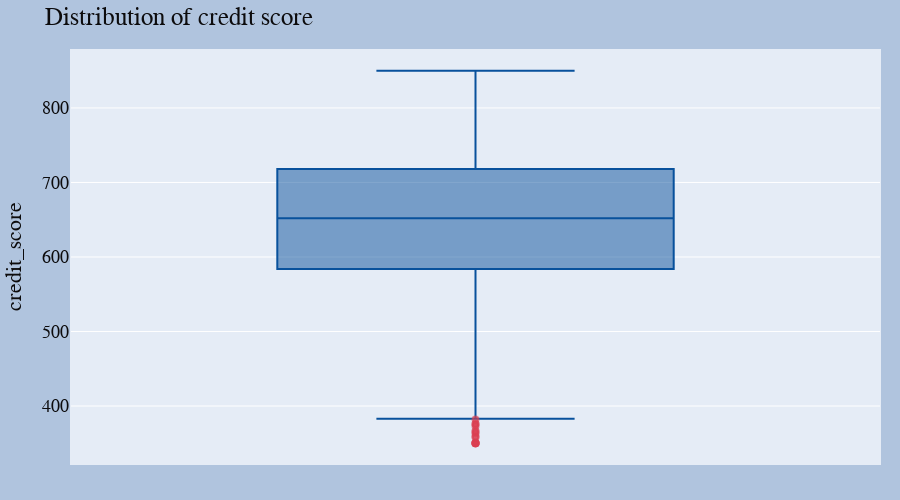

Source (notebook cell):
### Code cell
# credit score distribution graph

fig = px.box(df, y="credit_score")
fig.update_layout(
    autosize=False,
    width=900,
    height=500,
    margin=dict(
        l=20,
        r=20,
        b=20,
        t=50,
        pad=1
    ),
    paper_bgcolor="LightBlue",
)
fig.update_traces(jitter=0,    name="Suspected Outliers",
    boxpoints='suspectedoutliers',
    marker=dict(
        color='rgb(8,81,156)',
        outliercolor='rgba(219, 64, 82, 0.6)',
        line=dict(
            outliercolor='rgba(219, 64, 82, 0.6)',
            outlierwidth=2)),
    line_color='rgb(8,81,156)')
fig.update_layout(
    height=500,font=dict(
        family="Courier New, monospace",
        size=18,
        color="#0c0b0c"),

    title_text='Distribution of credit score')
fig.show()

### Figure 1 — Plotly figure (JSON) as saved in the notebook; plotly's stock layout.template omitted (floating-point values rounded to 4 significant figures; data arrays with more than 128 entries replaced by an {"elided": "..."} marker saying what was removed)
{"data": [{"alignmentgroup": "True", "boxpoints": "suspectedoutliers", "hovertemplate": "credit_score=%{y}<extra></extra>", "jitter": 0, "legendgroup": "", "line": {"color": "rgb(8,81,156)"}, "marker": {"color": "rgb(8,81,156)", "line": {"outliercolor": "rgba(219, 64, 82, 0.6)", "outlierwidth": 2}, "outliercolor": "rgba(219, 64, 82, 0.6)"}, "name": "Suspected Outliers", "notched": false, "offsetgroup": "", "orientation": "v", "showlegend": false, "type": "box", "x0": " ", "xaxis": "x", "y": {"elided": "10000 int values"}, "y0": " ", "yaxis": "y"}], "layout": {"autosize": false, "boxmode": "group", "font": {"color": "#0c0b0c", "family": "Courier New, monospace", "size": 18}, "height": 500, "legend": {"tracegroupgap": 0}, "margin": {"b": 20, "l": 20, "pad": 1, "r": 20, "t": 50}, "paper_bgcolor": "LightSteelBlue", "title": {"text": "Distribution of credit score"}, "width": 900, "xaxis": {"anchor": "y", "domain": [0, 1]}, "yaxis": {"anchor": "x", "domain": [0, 1], "title": {"text": "credit_score"}}}}
